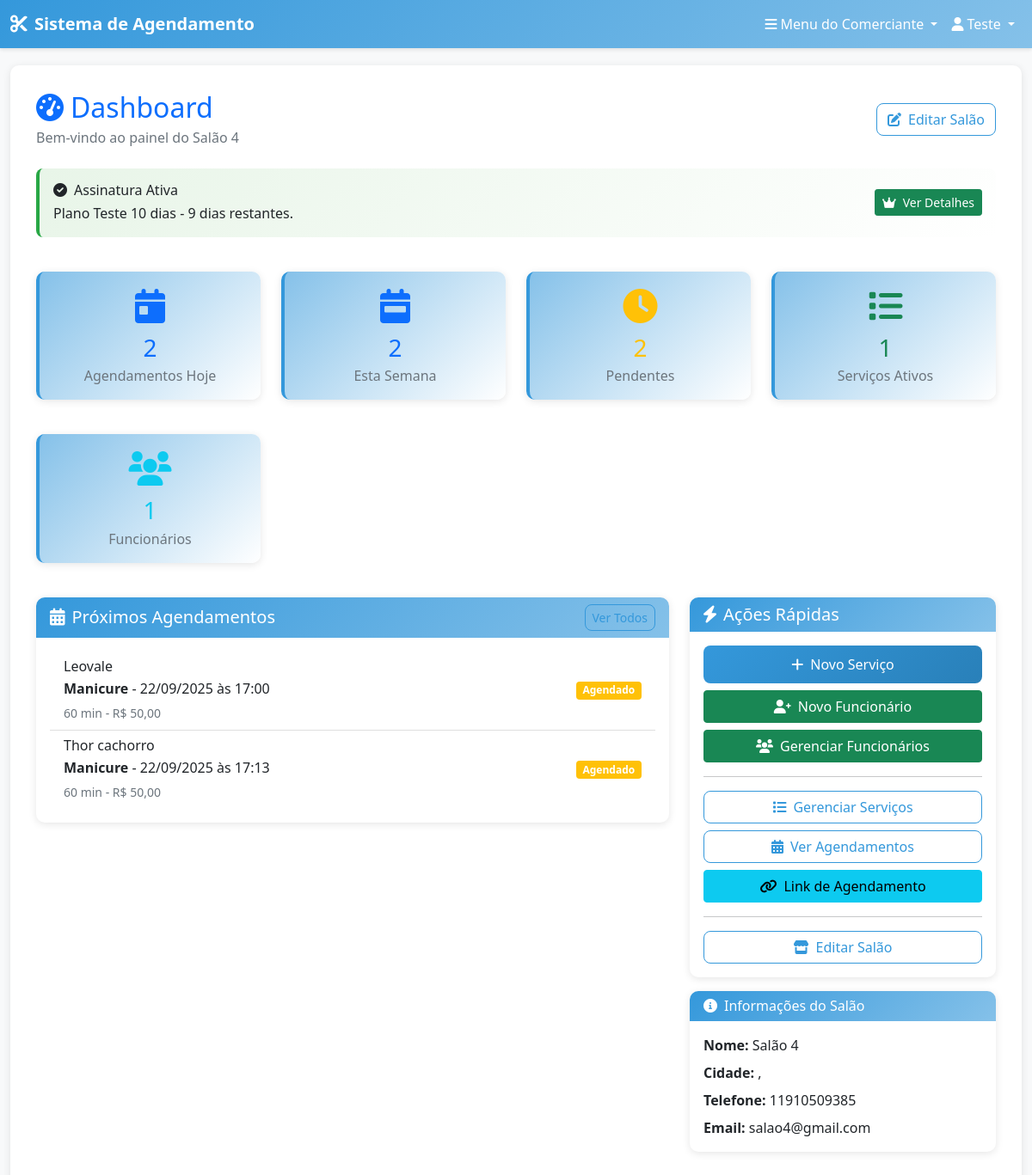
Page /salons/dashboard/ (signed in) on the earlier database version.
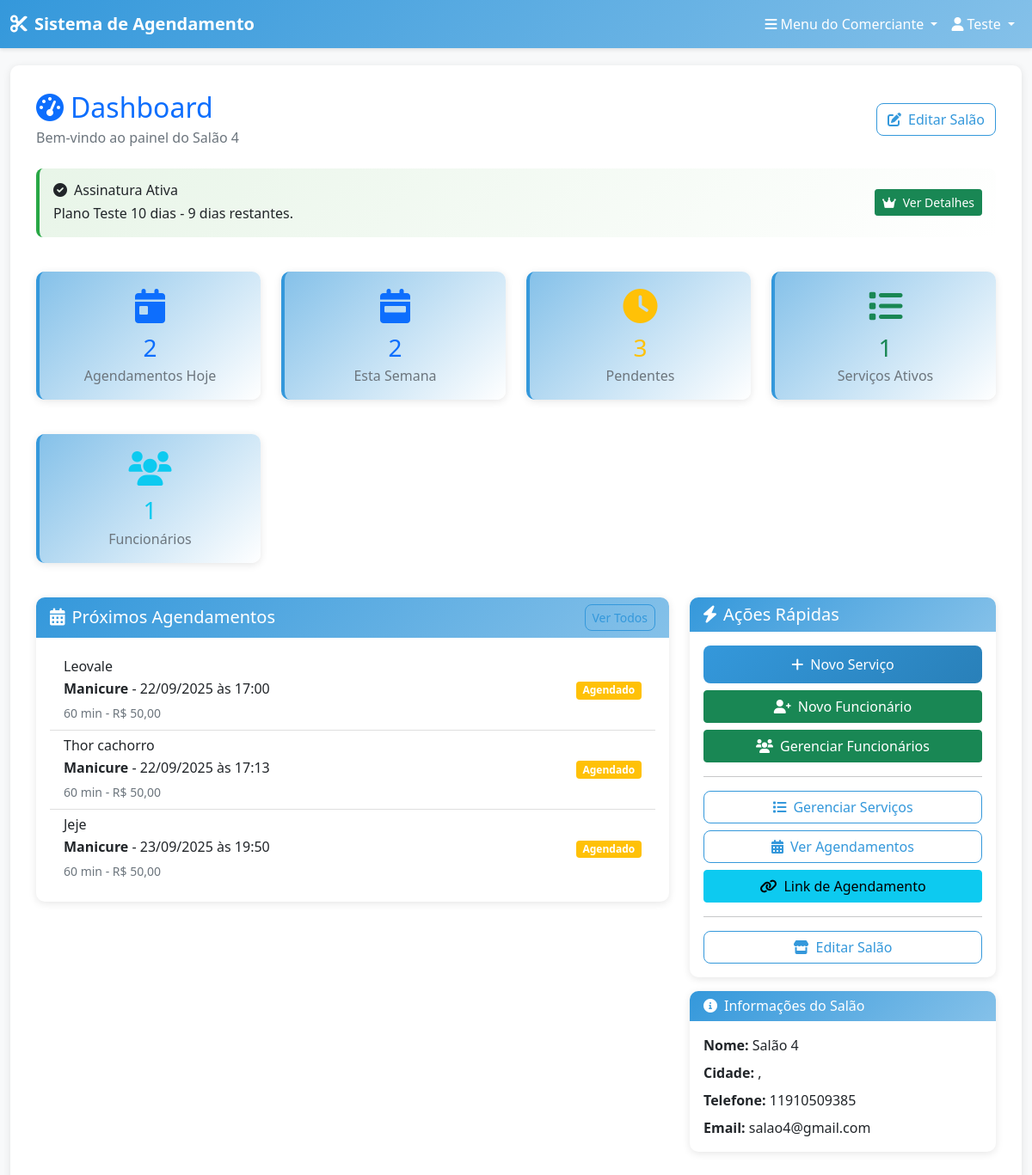
Same page on the later database version.
### appointments/models.py (models this page shows, shortened)
class Appointment(models.Model):
    STATUS_CHOICES = (
        ('scheduled', 'Agendado'),
        ('confirmed', 'Confirmado'),
        ('cancelled', 'Cancelado'),
        ('completed', 'Concluído'),
        ('no_show', 'Não compareceu'),
    )
    client = models.ForeignKey(User, on_delete=models.CASCADE, related_name='appointments', verbose_name="Cliente")
    salon = models.ForeignKey(Salon, on_delete=models.CASCADE, related_name='appointments', verbose_name="Salão")
    service = models.ForeignKey(Service, on_delete=models.CASCADE, related_name='appointments', verbose_name="Serviço")
    employee = models.ForeignKey('salons.Employee', on_delete=models.SET_NULL, null=True, blank=True, related_name='appointments', verbose_name="Funcionário responsável")
    appointment_date = models.DateField(verbose_name="Data do Agendamento")
    appointment_time = models.TimeField(verbose_name="Horário do Agendamento")
    status = models.CharField(max_length=15, choices=STATUS_CHOICES, default='scheduled', verbose_name="Status")
    notes = models.TextField(blank=True, null=True, verbose_name="Observações")
    created_at = models.DateTimeField(auto_now_add=True)
    updated_at = models.DateTimeField(auto_now=True)
    class Meta:
        verbose_name = "Agendamento"
        verbose_name_plural = "Agendamentos"
        ordering = ['appointment_date', 'appointment_time']
        constraints = [
            models.UniqueConstraint(
                fields=['salon', 'employee', 'appointment_date', 'appointment_time'],
                condition=models.Q(employee__isnull=False),
                name='unique_employee_appointment_time'
            ),
            models.UniqueConstraint(
                fields=['salon', 'appointment_date', 'appointment_time'],
                condition=models.Q(employee__isnull=True),
                name='unique_salon_appointment_time_no_employee'
            )
        ]

### salons/models.py (models this page shows, shortened)
class Service(models.Model):
    salon = models.ForeignKey(Salon, on_delete=models.CASCADE, related_name='services', verbose_name="Salão")
    name = models.CharField(max_length=100, verbose_name="Nome do Serviço")
    description = models.TextField(blank=True, null=True, verbose_name="Descrição")
    duration = models.PositiveIntegerField(verbose_name="Duração (minutos)")
    price = models.DecimalField(max_digits=10, decimal_places=2, verbose_name="Preço")
    is_active = models.BooleanField(default=True, verbose_name="Ativo")
    created_at = models.DateTimeField(auto_now_add=True)
    updated_at = models.DateTimeField(auto_now=True)
    class Meta:
        verbose_name = "Serviço"
        verbose_name_plural = "Serviços"
        ordering = ['name']

### subscriptions/views.py (the view)
    def wrapper(request, *args, **kwargs):
        if not request.user.is_authenticated:
            return redirect('accounts:login')
        if request.user.profile.user_type != 'owner':
            messages.error(request, 'Acesso negado.')
            return redirect('accounts:dashboard')
        subscription = getattr(request.user, 'subscription', None)
        if not subscription or not subscription.is_active():
            messages.warning(request, 'Sua assinatura expirou. Renove para continuar usando o sistema.')
            return redirect('subscriptions:detail')
        return view_func(request, *args, **kwargs)

### subscriptions/models.py (called while the page is built)
    def is_active(self):
        return self.status == 'active' and self.end_date > timezone.now()

    def days_remaining(self):
        if self.is_active():
            remaining = self.end_date - timezone.now()
            return remaining.days
        return 0

### subscriptions/views.py (called while the page is built)
def subscription_required(view_func):
    def wrapper(request, *args, **kwargs):
        if not request.user.is_authenticated:
            return redirect('accounts:login')
        if request.user.profile.user_type != 'owner':
            messages.error(request, 'Acesso negado.')
            return redirect('accounts:dashboard')
        subscription = getattr(request.user, 'subscription', None)
        if not subscription or not subscription.is_active():
            messages.warning(request, 'Sua assinatura expirou. Renove para continuar usando o sistema.')
            return redirect('subscriptions:detail')
        return view_func(request, *args, **kwargs)
    return wrapper

### templates/salons/owner_dashboard.html (shortened to what the changed rows need)
{% extends 'base/base.html' %}
{% block content %}
<div class="row">
    <div class="col-12">
        <div class="d-flex justify-content-between align-items-center mb-4">
            <div>
                <h2 class="text-primary mb-1">
                    <i class="fas fa-tachometer-alt me-2"></i>Dashboard
                </h2>
            </div>
        </div>
    </div>
</div>
<div class="row mb-4">
    <div class="col-md-3 mb-3">
        <div class="card stats-card">
            <div class="card-body text-center">
                <div class="display-6 text-warning mb-2">
                    <i class="fas fa-clock"></i>
                </div>
                <h3 class="text-warning mb-1">{{ stats.pending_appointments }}</h3>
                <p class="text-muted mb-0">Pendentes</p>
            </div>
        </div>
    </div>
</div>
<div class="row">
    <div class="col-lg-8 mb-4">
        <div class="card">
            <div class="card-body">
                {% if upcoming_appointments %}
                    <div class="list-group list-group-flush">
                        {% for appointment in upcoming_appointments %}
                            <div class="list-group-item d-flex justify-content-between align-items-center">
                                <div>
                                    <h6 class="mb-1">{{ appointment.client.first_name }} {{ appointment.client.last_name }}</h6>
                                    <p class="mb-1">
                                        <strong>{{ appointment.service.name }}</strong> -
                                        {{ appointment.appointment_date|date:"d/m/Y" }} às {{ appointment.appointment_time|time:"H:i" }}
                                    </p>
                                    <small class="text-muted">{{ appointment.service.duration }} min - R$ {{ appointment.service.price }}</small>
                                </div>
                                <span class="badge bg-{% if appointment.status == 'confirmed' %}success{% elif appointment.status == 'scheduled' %}warning{% else %}secondary{% endif %}">
                                    {{ appointment.get_status_display }}
                                </span>
                            </div>
                        {% endfor %}
                    </div>
                {% else %}
                    <div class="text-center py-4">
                        <i class="fas fa-calendar-times display-4 text-muted mb-3"></i>
                        <p class="text-muted">Nenhum agendamento próximo</p>
                    </div>
                {% endif %}
            </div>
        </div>
    </div>
</div>
{% endblock %}

Differences in the rows shown:
added Appointment: client.first_name "Jeje", service.name "Manicure", appointment_date "23/09/2025", appointment_time "19:50", service.duration "60", service.price "50,00", status "Agendado"
Other differences:
{{ stats.pending_appointments }}: "2" → "3"
